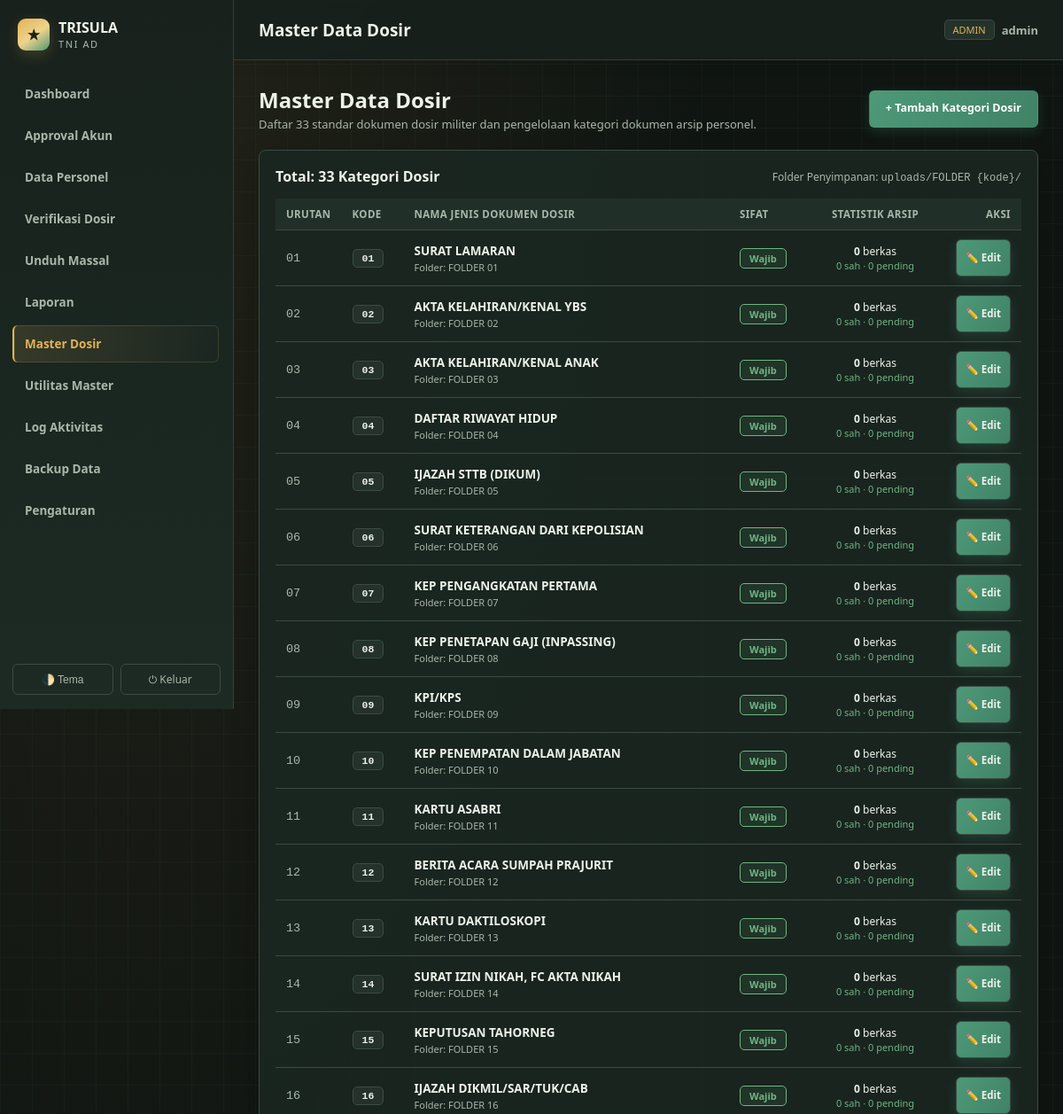
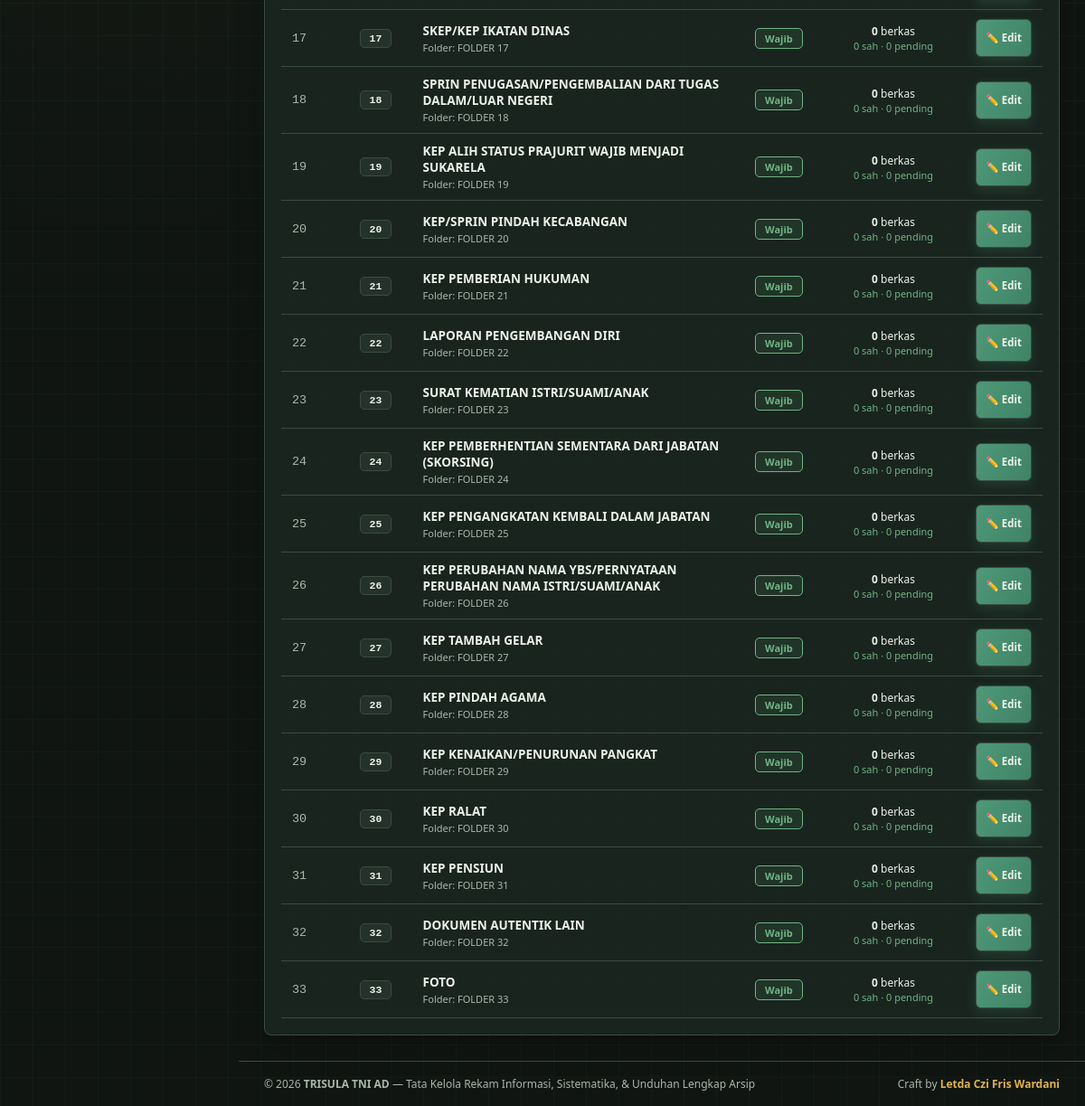
Screenshot of /admin/dosir_master.php (signed in) with the database file from the repository (2 pictures, top to bottom).
### tables this page shows
CREATE TABLE IF NOT EXISTS dosir_master (
  kode VARCHAR(2) PRIMARY KEY,         
  nama_dosir VARCHAR(180) NOT NULL,
  urutan INT NOT NULL,
  wajib TINYINT(1) DEFAULT 1
);

### includes/auth.php (called while the page is built, shortened)
<?php
function current_user() {
    return $_SESSION['user'] ?? null;
}

### includes/functions.php (called while the page is built, shortened)
<?php
function folder_dosir($kode) {
    return 'FOLDER ' . str_pad($kode, 2, '0', STR_PAD_LEFT);
}
function app_logo_url($db = null) {
    global $pdo;
    $db = $db ?? $pdo;
    $logoRel = get_setting($db, 'app_logo', '');
    return null;
}
function get_setting($pdo, $key, $default = '', $refresh = false) {
    static $cache = null;
    if ($cache === null || $refresh) {
        try {
            $stmt = $pdo->query("SELECT setting_key, setting_value FROM settings");
            $cache = $stmt ? $stmt->fetchAll(PDO::FETCH_KEY_PAIR) : [];
        } catch (Exception $e) {
            $cache = [];
        }
    }
    return $cache[$key] ?? $default;
}
    ?>

### config/config.php (called while the page is built, shortened)
<?php
require_once APP_ROOT . '/config/database.php';
require_once APP_ROOT . '/includes/functions.php';
require_once APP_ROOT . '/includes/auth.php';
$dynamicAppName = get_setting($pdo, 'app_name', 'TRISULA TNI AD');

### admin/dosir_master.php (the view, shortened to what this page needs)
<?php
require_once __DIR__ . '/../config/config.php';
$stmtList = $pdo->query("
    SELECT m.*,
           COUNT(f.id) as total_file,
           COUNT(CASE WHEN f.status='approved' THEN 1 END) as total_sah,
           COUNT(CASE WHEN f.status='pending' THEN 1 END) as total_pending
    FROM dosir_master m
    LEFT JOIN dosir_files f ON f.dosir_kode = m.kode
    GROUP BY m.kode, m.nama_dosir, m.urutan, m.wajib
    ORDER BY m.urutan ASC, m.kode ASC
");
$masterList = $stmtList->fetchAll();
$pageTitle = 'Master Data Dosir';
include __DIR__ . '/../includes/header.php';
?>
<div style="display:flex;justify-content:space-between;align-items:center;margin-bottom:20px;flex-wrap:wrap;gap:12px;">
  <div>
    <h2 style="margin:0;"><?= htmlspecialchars($pageTitle) ?></h2>
    <div style="color:var(--text-dim);font-size:13px;margin-top:2px;">
      Daftar 33 standar dokumen dosir militer dan pengelolaan kategori dokumen arsip personel.
    </div>
  </div>
  <button type="button" class="btn" onclick="document.getElementById('modalAdd').style.display='flex';" style="font-size:12.5px;">
    + Tambah Kategori Dosir
  </button>
</div>
<div class="card">
  <div style="display:flex;justify-content:space-between;align-items:center;margin-bottom:14px;">
    <strong>Total: <?= count($masterList) ?> Kategori Dosir</strong>
    <span style="font-size:12px;color:var(--text-dim);">Folder Penyimpanan: <code>uploads/FOLDER {kode}/</code></span>
  </div>
  <table>
    <thead>
      <tr>
        <th style="width:60px;">Urutan</th>
        <th style="width:70px;">Kode</th>
        <th>Nama Jenis Dokumen Dosir</th>
        <th style="width:100px;">Sifat</th>
        <th style="width:130px;text-align:center;">Statistik Arsip</th>
        <th style="width:100px;text-align:right;">Aksi</th>
      </tr>
    </thead>
    <tbody>
      <?php foreach ($masterList as $row): ?>
      <tr>
        <td style="font-family:monospace;color:var(--text-dim);"><?= str_pad($row['urutan'], 2, '0', STR_PAD_LEFT) ?></td>
        <td>
          <span class="badge" style="background:var(--panel-2);border:1px solid var(--border);font-family:monospace;font-weight:700;">
            <?= htmlspecialchars($row['kode']) ?>
          </span>
        </td>
        <td>
          <strong><?= htmlspecialchars($row['nama_dosir']) ?></strong>
          <div style="font-size:11px;color:var(--text-dim);margin-top:2px;">Folder: <?= folder_dosir($row['kode']) ?></div>
        </td>
        <td>
          <?php if ($row['wajib']): ?>
            <span class="badge badge-approved" style="font-size:11px;">Wajib</span>
          <?php else: ?>
            <span class="badge" style="font-size:11px;background:var(--panel-2);color:var(--text-dim);">Opsional</span>
          <?php endif; ?>
        </td>
        <td style="text-align:center;font-size:12px;">
          <strong><?= $row['total_file'] ?></strong> berkas
          <div style="font-size:11px;color:var(--ok);"><?= $row['total_sah'] ?> sah &middot; <?= $row['total_pending'] ?> pending</div>
        </td>
        <td style="text-align:right;">
          <button type="button" class="btn btn-outline" style="padding:4px 10px;font-size:11.5px;"
                  onclick="openEditModal(<?= htmlspecialchars(json_encode($row)) ?>)">
            ✏️ Edit
          </button>
        </td>
      </tr>
      <?php endforeach; ?>
    </tbody>
  </table>
</div>
<?php include __DIR__ . '/../includes/footer.php'; ?>

### includes/header.php (shortened to what this page needs)
<?php
$u = current_user();
$pageTitle = $pageTitle ?? APP_NAME;
?>
<!DOCTYPE html>
<html lang="id" data-theme="dark">
<head>
<link rel="stylesheet" href="<?= BASE_URL ?>/assets/css/style.css?v=<?= filemtime(APP_ROOT . '/assets/css/style.css') ?>">
</head>
<body>
<?php if ($u): ?>
<div class="app-shell">
  <aside class="sidebar" id="sidebarNav">
    <div class="brand">
      <?php $appLogo = app_logo_url(); ?>
      <?php if ($appLogo): ?>
        <img src="<?= $appLogo ?>" alt="Logo" class="brand-logo" style="width:36px;height:36px;object-fit:contain;border-radius:6px;filter:drop-shadow(0 2px 4px rgba(0,0,0,0.3));flex-shrink:0;">
      <?php else: ?>
        <span class="brand-badge">★</span>
      <?php endif; ?>
      <div style="flex:1;min-width:0;">
        <div class="brand-title"><?= htmlspecialchars(get_setting($pdo, 'app_brand_title', 'TRISULA')) ?></div>
        <div class="brand-sub"><?= htmlspecialchars(get_setting($pdo, 'app_brand_sub', 'TNI AD')) ?></div>
      </div>
    </div>
    <nav class="nav">
      <?php
      $currPath = $_SERVER['PHP_SELF'] ?? '';
      $isActive = fn($file) => strpos($currPath, $file) !== false ? ' active' : '';
      $badges = get_system_badge_counts($pdo, $u);
      ?>
      <?php if ($u['role'] === 'personel'): ?>
        <a href="<?= BASE_URL ?>/personel/dashboard.php" class="nav-link<?= $isActive('dashboard.php') ?>" style="display:flex;justify-content:space-between;align-items:center;">
          <span>Dashboard</span>
          <?php if ($badges['rejected_dosirs'] > 0): ?>
            <span class="badge badge-rejected" style="font-size:10px;padding:2px 6px;font-weight:700;"><?= $badges['rejected_dosirs'] ?> Revisi</span>
          <?php endif; ?>
        </a>
        <a href="<?= BASE_URL ?>/personel/upload.php" class="nav-link<?= $isActive('upload.php') ?>">Unggah Dosir</a>
        <a href="<?= BASE_URL ?>/personel/scan.php" class="nav-link<?= $isActive('scan.php') ?>">Scan Kamera</a>
        <a href="<?= BASE_URL ?>/personel/profile.php" class="nav-link<?= $isActive('profile.php') ?>">Profil Saya</a>
      <?php else: ?>
        <a href="<?= BASE_URL ?>/admin/dashboard.php" class="nav-link<?= $isActive('dashboard.php') ?>">Dashboard</a>
        <a href="<?= BASE_URL ?>/admin/users_approve.php" class="nav-link<?= $isActive('users_approve.php') ?>" style="display:flex;justify-content:space-between;align-items:center;">
          <span>Approval Akun</span>
        </a>
        <a href="<?= BASE_URL ?>/admin/personel_list.php" class="nav-link<?= $isActive('personel_list.php') || $isActive('personel_detail.php') || $isActive('personel_form.php') ? ' active' : '' ?>">Data Personel</a>
        <a href="<?= BASE_URL ?>/admin/dosir_verify.php" class="nav-link<?= $isActive('dosir_verify.php') ?>" style="display:flex;justify-content:space-between;align-items:center;">
          <span>Verifikasi Dosir</span>
        </a>
        <a href="<?= BASE_URL ?>/admin/bulk_download.php" class="nav-link<?= $isActive('bulk_download.php') ?>">Unduh Massal</a>
        <a href="<?= BASE_URL ?>/admin/report.php" class="nav-link<?= $isActive('report.php') ?>">Laporan</a>
        <a href="<?= BASE_URL ?>/admin/dosir_master.php" class="nav-link<?= $isActive('dosir_master.php') ?>">Master Dosir</a>
        <a href="<?= BASE_URL ?>/admin/utility.php" class="nav-link<?= $isActive('utility.php') ?>">Utilitas Master</a>
        <a href="<?= BASE_URL ?>/admin/activity_log.php" class="nav-link<?= $isActive('activity_log.php') ?>">Log Aktivitas</a>
        <a href="<?= BASE_URL ?>/admin/backup.php" class="nav-link<?= $isActive('backup.php') ?>">Backup Data</a>
        <a href="<?= BASE_URL ?>/admin/settings.php" class="nav-link<?= $isActive('settings.php') ?>">Pengaturan</a>
      <?php endif; ?>
    </nav>
    <div class="sidebar-foot">
      <button id="themeToggle" class="btn-ghost" type="button">🌓 Tema</button>
      <a href="<?= BASE_URL ?>/logout.php" class="btn-ghost">⏻ Keluar</a>
    </div>
  </aside>
  <div class="main">
    <header class="topbar">
      <div class="topbar-left">
        <div class="topbar-title"><?= htmlspecialchars($pageTitle) ?></div>
      </div>
      <div class="topbar-user">
        <span class="rank"><?= htmlspecialchars($u['pangkat'] ?? strtoupper($u['role'])) ?></span>
        <strong class="user-display-name"><?= htmlspecialchars($u['nama'] ?? $u['username']) ?></strong>
      </div>
    </header>
    <main class="content">
<?php else: ?>
  <?php $f = get_flash(); if ($f): ?>
    <div class="alert alert-<?= htmlspecialchars($f['type']) ?>" style="margin:16px auto;max-width:420px;"><?= htmlspecialchars($f['msg']) ?></div>
  <?php endif; ?>
<?php endif; ?>

### includes/footer.php (shortened to what this page needs)
<?php $u = current_user(); ?>
<?php if ($u): ?>
    </main>
    <footer class="footer">
      <div>
        &copy; <?= date('Y') ?> <strong><?= htmlspecialchars(get_setting($pdo, 'app_name', APP_NAME)) ?></strong> &mdash; <?= htmlspecialchars(get_setting($pdo, 'app_subtitle', 'Tata Kelola Rekam Informasi, Sistematika, & Unduhan Lengkap Arsip')) ?>
      </div>
      <div>
        Craft by <strong style="color:var(--gold);">Letda Czi Fris Wardani</strong>
      </div>
    </footer>
  </div>
</div>
<?php endif; ?>
</body>
</html>

### rows the page displays
dosir_master: urutan "01", kode "01", nama_dosir "SURAT LAMARAN", kode "FOLDER 01", wajib "Wajib", total_file "0", total_sah "0", total_pending "0"
dosir_master: urutan "02", kode "02", nama_dosir "AKTA KELAHIRAN/KENAL YBS", kode "FOLDER 02", wajib "Wajib", total_file "0", total_sah "0", total_pending "0"
dosir_master: urutan "03", kode "03", nama_dosir "AKTA KELAHIRAN/KENAL ANAK", kode "FOLDER 03", wajib "Wajib", total_file "0", total_sah "0", total_pending "0"
dosir_master: urutan "04", kode "04", nama_dosir "DAFTAR RIWAYAT HIDUP", kode "FOLDER 04", wajib "Wajib", total_file "0", total_sah "0", total_pending "0"
dosir_master: urutan "05", kode "05", nama_dosir "IJAZAH STTB (DIKUM)", kode "FOLDER 05", wajib "Wajib", total_file "0", total_sah "0", total_pending "0"
dosir_master: urutan "06", kode "06", nama_dosir "SURAT KETERANGAN DARI KEPOLISIAN", kode "FOLDER 06", wajib "Wajib", total_file "0", total_sah "0", total_pending "0"
dosir_master: urutan "07", kode "07", nama_dosir "KEP PENGANGKATAN PERTAMA", kode "FOLDER 07", wajib "Wajib", total_file "0", total_sah "0", total_pending "0"
dosir_master: urutan "08", kode "08", nama_dosir "KEP PENETAPAN GAJI (INPASSING)", kode "FOLDER 08", wajib "Wajib", total_file "0", total_sah "0", total_pending "0"
dosir_master: urutan "09", kode "09", nama_dosir "KPI/KPS", kode "FOLDER 09", wajib "Wajib", total_file "0", total_sah "0", total_pending "0"
dosir_master: urutan "10", kode "10", nama_dosir "KEP PENEMPATAN DALAM JABATAN", kode "FOLDER 10", wajib "Wajib", total_file "0", total_sah "0", total_pending "0"
dosir_master: urutan "11", kode "11", nama_dosir "KARTU ASABRI", kode "FOLDER 11", wajib "Wajib", total_file "0", total_sah "0", total_pending "0"
dosir_master: urutan "12", kode "12", nama_dosir "BERITA ACARA SUMPAH PRAJURIT", kode "FOLDER 12", wajib "Wajib", total_file "0", total_sah "0", total_pending "0"
dosir_master: urutan "13", kode "13", nama_dosir "KARTU DAKTILOSKOPI", kode "FOLDER 13", wajib "Wajib", total_file "0", total_sah "0", total_pending "0"
dosir_master: urutan "14", kode "14", nama_dosir "SURAT IZIN NIKAH, FC AKTA NIKAH", kode "FOLDER 14", wajib "Wajib", total_file "0", total_sah "0", total_pending "0"
dosir_master: urutan "15", kode "15", nama_dosir "KEPUTUSAN TAHORNEG", kode "FOLDER 15", wajib "Wajib", total_file "0", total_sah "0", total_pending "0"
dosir_master: urutan "16", kode "16", nama_dosir "IJAZAH DIKMIL/SAR/TUK/CAB", kode "FOLDER 16", wajib "Wajib", total_file "0", total_sah "0", total_pending "0"
dosir_master: urutan "17", kode "17", nama_dosir "SKEP/KEP IKATAN DINAS", kode "FOLDER 17", wajib "Wajib", total_file "0", total_sah "0", total_pending "0"
dosir_master: urutan "18", kode "18", nama_dosir "SPRIN PENUGASAN/PENGEMBALIAN DARI TUGAS DALAM/LUAR NEGERI", kode "FOLDER 18", wajib "Wajib", total_file "0", total_sah "0", total_pending "0"
dosir_master: urutan "19", kode "19", nama_dosir "KEP ALIH STATUS PRAJURIT WAJIB MENJADI SUKARELA", kode "FOLDER 19", wajib "Wajib", total_file "0", total_sah "0", total_pending "0"
dosir_master: urutan "20", kode "20", nama_dosir "KEP/SPRIN PINDAH KECABANGAN", kode "FOLDER 20", wajib "Wajib", total_file "0", total_sah "0", total_pending "0"
dosir_master: urutan "21", kode "21", nama_dosir "KEP PEMBERIAN HUKUMAN", kode "FOLDER 21", wajib "Wajib", total_file "0", total_sah "0", total_pending "0"
dosir_master: urutan "22", kode "22", nama_dosir "LAPORAN PENGEMBANGAN DIRI", kode "FOLDER 22", wajib "Wajib", total_file "0", total_sah "0", total_pending "0"
dosir_master: urutan "23", kode "23", nama_dosir "SURAT KEMATIAN ISTRI/SUAMI/ANAK", kode "FOLDER 23", wajib "Wajib", total_file "0", total_sah "0", total_pending "0"
dosir_master: urutan "24", kode "24", nama_dosir "KEP PEMBERHENTIAN SEMENTARA DARI JABATAN (SKORSING)", kode "FOLDER 24", wajib "Wajib", total_file "0", total_sah "0", total_pending "0"
dosir_master: urutan "25", kode "25", nama_dosir "KEP PENGANGKATAN KEMBALI DALAM JABATAN", kode "FOLDER 25", wajib "Wajib", total_file "0", total_sah "0", total_pending "0"
dosir_master: urutan "26", kode "26", nama_dosir "KEP PERUBAHAN NAMA YBS/PERNYATAAN PERUBAHAN NAMA ISTRI/SUAMI/ANAK", kode "FOLDER 26", wajib "Wajib", total_file "0", total_sah "0", total_pending "0"
dosir_master: urutan "27", kode "27", nama_dosir "KEP TAMBAH GELAR", kode "FOLDER 27", wajib "Wajib", total_file "0", total_sah "0", total_pending "0"
dosir_master: urutan "28", kode "28", nama_dosir "KEP PINDAH AGAMA", kode "FOLDER 28", wajib "Wajib", total_file "0", total_sah "0", total_pending "0"
dosir_master: urutan "29", kode "29", nama_dosir "KEP KENAIKAN/PENURUNAN PANGKAT", kode "FOLDER 29", wajib "Wajib", total_file "0", total_sah "0", total_pending "0"
dosir_master: urutan "30", kode "30", nama_dosir "KEP RALAT", kode "FOLDER 30", wajib "Wajib", total_file "0", total_sah "0", total_pending "0"
dosir_master: urutan "31", kode "31", nama_dosir "KEP PENSIUN", kode "FOLDER 31", wajib "Wajib", total_file "0", total_sah "0", total_pending "0"
dosir_master: urutan "32", kode "32", nama_dosir "DOKUMEN AUTENTIK LAIN", kode "FOLDER 32", wajib "Wajib", total_file "0", total_sah "0", total_pending "0"
dosir_master: urutan "33", kode "33", nama_dosir "FOTO", kode "FOLDER 33", wajib "Wajib", total_file "0", total_sah "0", total_pending "0"

### other values shown
get_setting($pdo, 'app_brand_title', 'TRISULA') "TRISULA"
get_setting($pdo, 'app_brand_sub', 'TNI AD') "TNI AD"
$pageTitle "Master Data Dosir"
$u['pangkat'] "ADMIN"
$u['nama'] "admin"
count($masterList) "33"
get_setting($pdo, 'app_name', APP_NAME) "TRISULA TNI AD"
